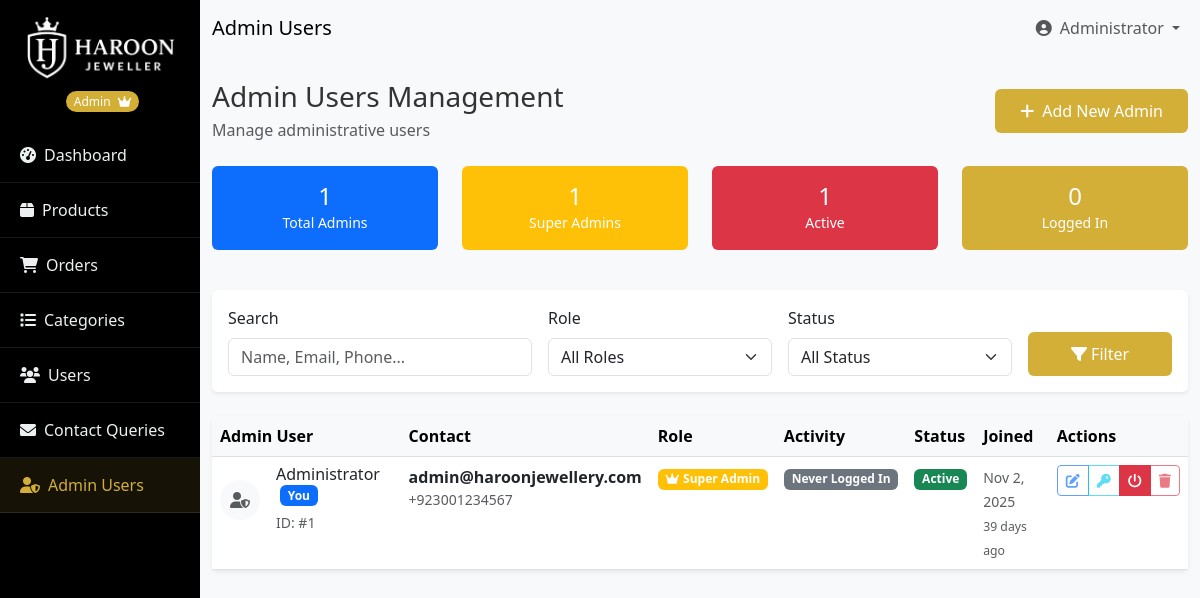
Page /admin/admins.php (signed in) on the committed database.
### tables this page shows
CREATE TABLE users (
    id INT PRIMARY KEY AUTO_INCREMENT,
    name VARCHAR(100) NOT NULL,
    email VARCHAR(255) UNIQUE NOT NULL,
    mobile VARCHAR(15) NOT NULL,
    password VARCHAR(255) NOT NULL,
    address TEXT,
    city VARCHAR(100),
    country VARCHAR(100),
    theme_preference ENUM('light', 'dark') DEFAULT 'light',
    created_at TIMESTAMP DEFAULT CURRENT_TIMESTAMP,
    updated_at TIMESTAMP DEFAULT CURRENT_TIMESTAMP ON UPDATE CURRENT_TIMESTAMP,
    status ENUM('active', 'inactive') DEFAULT 'active',
    remember_token VARCHAR(255),
    token_expiry TIMESTAMP DEFAULT CURRENT_TIMESTAMP,
    role ENUM('customer', 'admin', 'manager') DEFAULT 'customer',
    permissions JSON NULL,
    last_login DATETIME NULL,
    is_super_admin BOOLEAN DEFAULT FALSE
);

### admin/admins.php (the view, shortened to what this page needs)
<?php
require_once 'includes/admin-header.php';
$db = new Database();
$conn = $db->getConnection();
$search = isset($_GET['search']) ? trim($_GET['search']) : '';
$page = isset($_GET['page']) ? max(1, intval($_GET['page'])) : 1;
$limit = 5;
$offset = ($page - 1) * $limit;
$whereConditions = ["u.role = 'admin'"];
$params = [];
$whereClause = implode(' AND ', $whereConditions);
$sql = "SELECT
            u.*,
            (SELECT COUNT(*) FROM orders WHERE user_id = u.id) as managed_orders,
            (SELECT COUNT(*) FROM products) as total_products,
            DATEDIFF(CURDATE(), u.created_at) as days_since_join
        FROM users u
        WHERE $whereClause
        ORDER BY u.is_super_admin DESC, u.created_at DESC
        LIMIT $limit OFFSET $offset";
$stmt = $conn->prepare($sql);
$stmt->execute($params);
$admins = $stmt->fetchAll(PDO::FETCH_ASSOC);
$stats_stmt = $conn->query("
    SELECT
        COUNT(*) as total_admins,
        SUM(CASE WHEN is_super_admin = 1 THEN 1 ELSE 0 END) as super_admins,
        SUM(CASE WHEN status = 'active' THEN 1 ELSE 0 END) as active_admins,
        SUM(CASE WHEN last_login IS NOT NULL THEN 1 ELSE 0 END) as logged_in_admins
    FROM users
    WHERE role = 'admin'
");
$stats = $stats_stmt->fetch(PDO::FETCH_ASSOC);
?>
<div class="container-fluid py-4">
    <div class="d-flex justify-content-between align-items-center mb-4">
        <div>
            <h1 class="h3 brand-font mb-1">Admin Users Management</h1>
            <p class="text-muted mb-0">Manage administrative users</p>
        </div>
        <div>
            <button type="button" class="btn btn-gold" data-bs-toggle="modal" data-bs-target="#addAdminModal">
                <i class="fas fa-plus me-2"></i>Add New Admin
            </button>
        </div>
    </div>
    <div class="row mb-4">
        <div class="col-xl-3 col-md-4 col-6 mb-3">
            <div class="card border-0 bg-primary text-white">
                <div class="card-body text-center p-3">
                    <h4 class="mb-0"><?php echo $stats['total_admins']; ?></h4>
                    <small>Total Admins</small>
                </div>
            </div>
        </div>
        <div class="col-xl-3 col-md-4 col-6 mb-3">
            <div class="card border-0 bg-warning text-white">
                <div class="card-body text-center p-3">
                    <h4 class="mb-0"><?php echo $stats['super_admins']; ?></h4>
                    <small>Super Admins</small>
                </div>
            </div>
        </div>
        <div class="col-xl-3 col-md-4 col-6 mb-3">
            <div class="card border-0 bg-danger text-white">
                <div class="card-body text-center p-3">
                    <h4 class="mb-0"><?php echo $stats['active_admins']; ?></h4>
                    <small>Active</small>
                </div>
            </div>
        </div>
        <div class="col-xl-3 col-md-4 col-6 mb-3">
            <div class="card border-0 bg-gold text-white">
                <div class="card-body text-center p-3">
                    <h4 class="mb-0"><?php echo $stats['logged_in_admins']; ?></h4>
                    <small>Logged In</small>
                </div>
            </div>
        </div>
    </div>
    <div class="card border-0 shadow-sm mb-4">
        <div class="card-body">
            <form method="GET" action="" class="row g-3 align-items-end">
                <div class="col-md-4">
                    <label for="search" class="form-label">Search</label>
                    <input type="text" class="form-control" id="search" name="search"
                           value="<?php echo htmlspecialchars($search); ?>"
                           placeholder="Name, Email, Phone...">
                </div>
                <div class="col-md-3">
                    <label for="role" class="form-label">Role</label>
                    <select class="form-select" id="role" name="role">
                        <option value="all">All Roles</option>
                    </select>
                </div>
                <div class="col-md-3">
                    <label for="status" class="form-label">Status</label>
                    <select class="form-select" id="status" name="status">
                        <option value="all">All Status</option>
                    </select>
                </div>
                <div class="col-md-2">
                    <button type="submit" class="btn btn-gold w-100">
                        <i class="fas fa-filter"></i> Filter
                    </button>
                </div>
            </form>
        </div>
    </div>
    <div class="card border-0 shadow-sm">
        <div class="card-body p-0">
            <div class="table-responsive">
                <table class="table table-hover mb-0">
                    <thead class="table-light">
                        <tr>
                            <th>Admin User</th>
                            <th>Contact</th>
                            <th>Role</th>
                            <th>Activity</th>
                            <th>Status</th>
                            <th>Joined</th>
                            <th>Actions</th>
                        </tr>
                    </thead>
                    <tbody>
                        <?php if (!empty($admins)): ?>
                            <?php foreach ($admins as $admin): ?>
                                <tr>
                                    <td>
                                        <div class="d-flex align-items-center">
                                            <div class="flex-shrink-0 me-3">
                                                <div class="bg-light rounded-circle d-flex align-items-center justify-content-center"
                                                     style="width: 40px; height: 40px;">
                                                    <i class="fas fa-user-shield text-muted"></i>
                                                </div>
                                            </div>
                                            <div class="flex-grow-1">
                                                <h6 class="mb-1">
                                                    <?php echo htmlspecialchars($admin['name']); ?>
                                                    <?php if ($admin['id'] == $_SESSION['admin_id']): ?>
                                                        <span class="badge bg-primary ms-1">You</span>
                                                    <?php endif; ?>
                                                </h6>
                                                <small class="text-muted">ID: #<?php echo $admin['id']; ?></small>
                                            </div>
                                        </div>
                                    </td>
                                    <td>
                                        <div>
                                            <strong><?php echo htmlspecialchars($admin['email']); ?></strong>
                                            <small class="text-muted d-block"><?php echo htmlspecialchars($admin['mobile']); ?></small>
                                        </div>
                                    </td>
                                    <td>
                                        <div>
                                            <?php if ($admin['is_super_admin']): ?>
                                                <span class="badge bg-warning">
                                                    <i class="fas fa-crown me-1"></i>Super Admin
                                                </span>
                                            <?php else: ?>
                                                <span class="badge bg-info">
                                                    Admin
                                                </span>
                                            <?php endif; ?>
                                        </div>
                                    </td>
                                    <td>
                                        <?php if ($admin['last_login']): ?>
                                            <small class="text-muted">
                                                Last Login: <?php echo date('M j, Y', strtotime($admin['last_login'])); ?>
                                                <br>
                                                <small><?php echo date('g:i A', strtotime($admin['last_login'])); ?></small>
                                            </small>
                                        <?php else: ?>
                                            <span class="badge bg-secondary">Never Logged In</span>
                                        <?php endif; ?>
                                    </td>
                                    <td>
                                        <span class="badge bg-<?php echo $admin['status'] === 'active' ? 'success' : 'secondary'; ?>">
                                            <?php echo ucfirst($admin['status']); ?>
                                        </span>
                                    </td>
                                    <td>
                                        <small class="text-muted">
                                            <?php echo date('M j, Y', strtotime($admin['created_at'])); ?>
                                            <br>
                                            <small><?php echo $admin['days_since_join']; ?> days ago</small>
                                        </small>
                                    </td>
                                    <td>
                                        <div class="btn-group btn-group-sm">
                                            <button type="button" class="btn btn-outline-primary"
                                                    data-bs-toggle="modal"
                                                    data-bs-target="#editAdminModal"
                                                    onclick="loadAdminData(<?php echo $admin['id']; ?>, '<?php echo htmlspecialchars($admin['name']); ?>', '<?php echo htmlspecialchars($admin['email']); ?>', '<?php echo htmlspecialchars($admin['mobile']); ?>', '<?php echo $admin['status']; ?>', <?php echo $admin['is_super_admin'] ? 1 : 0; ?>)"
                                                    title="Edit Admin"
                                                    <?php echo ($admin['id'] == $_SESSION['admin_id']) ? 'disabled' : ''; ?>>
                                                <i class="fas fa-edit"></i>
                                            </button>
                                            <button type="button" class="btn btn-outline-info"
                                                    data-bs-toggle="modal"
                                                    data-bs-target="#changePasswordModal"
                                                    onclick="setAdminForPasswordChange(<?php echo $admin['id']; ?>, '<?php echo htmlspecialchars($admin['name']); ?>')"
                                                    title="Change Password"
                                                    <?php echo ($admin['id'] == $_SESSION['admin_id']) ? 'disabled' : ''; ?>>
                                                <i class="fas fa-key"></i>
                                            </button>
                                            <a href="?action=toggle_status&id=<?php echo $admin['id']; ?>"
                                               class="btn btn-<?php echo $admin['status'] === 'active' ? 'danger' : 'success'; ?>"
                                               title="<?php echo $admin['status'] === 'active' ? 'Deactivate' : 'Activate'; ?>"
                                               <?php echo ($admin['id'] == $_SESSION['admin_id']) ? 'disabled' : ''; ?>>
                                                <i class="fas fa-power-off"></i>
                                            </a>
                                            <button type="button" class="btn btn-outline-danger"
                                                    data-bs-toggle="modal"
                                                    data-bs-target="#deleteAdminModal"
                                                    onclick="setAdminForDeletion(<?php echo $admin['id']; ?>, '<?php echo htmlspecialchars($admin['name']); ?>')"
                                                    title="Delete"
                                                    <?php echo ($admin['id'] == $_SESSION['admin_id']) ? 'disabled' : ''; ?>>
                                                <i class="fas fa-trash"></i>
                                            </button>
                                        </div>
                                    </td>
                                </tr>
                            <?php endforeach; ?>
                        <?php endif; ?>
                    </tbody>
                </table>
            </div>
        </div>
    </div>
</div>
<?php require_once 'includes/admin-footer.php'; ?>

### rows in the picture
users: name "Administrator", shows "You", id "1", email "admin@haroonjewellery.com", mobile "+923001234567", is_super_admin 1 (drawn), shows "Never Logged In", status "Active", created_at "Nov 2, 2025", days_since_join "39"

### other values in the picture
$_SESSION['admin_role'] "Admin"
$pageTitles[basename($_SERVER['PHP_SELF'])] "Admin Users"
$_SESSION['admin_name'] "Administrator"
$stats['total_admins'] "1"
$stats['super_admins'] "1"
$stats['active_admins'] "1"
$stats['logged_in_admins'] "0"
